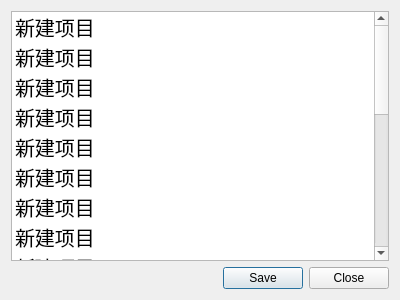
<?xml version="1.0" encoding="UTF-8"?>
<ui version="4.0">
 <class>Form</class>
 <widget class="QWidget" name="Form">
  <property name="geometry">
   <rect>
    <x>0</x>
    <y>0</y>
    <width>400</width>
    <height>300</height>
   </rect>
  </property>
  <property name="windowTitle">
   <string>课程列表-iclassDesktop</string>
  </property>
  <layout class="QVBoxLayout" name="verticalLayout">
   <item>
    <widget class="QListWidget" name="listWidget">
     <property name="font">
      <font>
       <pointsize>15</pointsize>
      </font>
     </property>
     <item>
      <property name="text">
       <string>新建项目</string>
      </property>
     </item>
     <item>
      <property name="text">
       <string>新建项目</string>
      </property>
     </item>
     <item>
      <property name="text">
       <string>新建项目</string>
      </property>
     </item>
     <item>
      <property name="text">
       <string>新建项目</string>
      </property>
     </item>
     <item>
      <property name="text">
       <string>新建项目</string>
      </property>
     </item>
     <item>
      <property name="text">
       <string>新建项目</string>
      </property>
     </item>
     <item>
      <property name="text">
       <string>新建项目</string>
      </property>
     </item>
     <item>
      <property name="text">
       <string>新建项目</string>
      </property>
     </item>
     <item>
      <property name="text">
       <string>新建项目</string>
      </property>
     </item>
     <item>
      <property name="text">
       <string>新建项目</string>
      </property>
     </item>
     <item>
      <property name="text">
       <string>新建项目</string>
      </property>
     </item>
     <item>
      <property name="text">
       <string>新建项目</string>
      </property>
     </item>
     <item>
      <property name="text">
       <string>新建项目</string>
      </property>
     </item>
     <item>
      <property name="text">
       <string>新建项目</string>
      </property>
     </item>
     <item>
      <property name="text">
       <string>新建项目</string>
      </property>
     </item>
     <item>
      <property name="text">
       <string>新建项目</string>
      </property>
     </item>
     <item>
      <property name="text">
       <string>新建项目</string>
      </property>
     </item>
     <item>
      <property name="text">
       <string>新建项目</string>
      </property>
     </item>
     <item>
      <property name="text">
       <string>新建项目</string>
      </property>
     </item>
     <item>
      <property name="text">
       <string>新建项目</string>
      </property>
     </item>
    </widget>
   </item>
   <item>
    <widget class="QDialogButtonBox" name="buttonBox">
     <property name="standardButtons">
      <set>QDialogButtonBox::Close|QDialogButtonBox::Save</set>
     </property>
    </widget>
   </item>
  </layout>
 </widget>
 <resources/>
 <connections/>
</ui>
